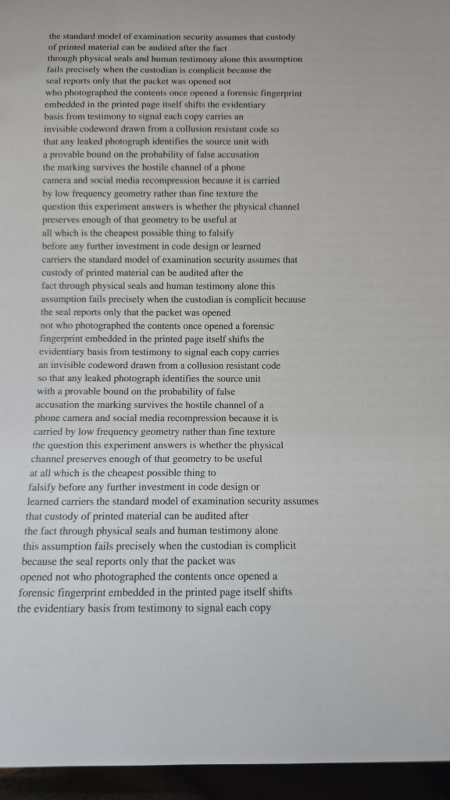
#> input picture field-test-002/captures/doc01_times11__ctrl__p0.jpeg, 900 x 1600 px (shown at 1/2 size); its folder holds only this picture in this run
$ python -i pdf_scan.py   (imports and definitions only)
#> lines starting #> are read from the running program, lines starting #| are printed output that depends on the picture; after the words box and inside, x2 and y2 are one past the last pixel; in counts of white or black regions, pixels touching at a corner belong together
# SPDX-License-Identifier: Apache-2.0
"""Decode a captured image of a pdf_lineshift page (Stage 2 M2+).

Blind at capture time for the geometry (deskew + line segmentation from the
image itself, reusing decode.py), meta-guided for the layout: the meta says
how many text lines the page has and where the markable bands sit in that
top-to-bottom order, so triplet statistics are computed only inside bands
and headings/whitespace never confuse the triplet grid.

Bit convention identical to the research decoder: stat = second difference
of consecutive baselines within a triplet; positive (middle line sits low)
means bit 1.
"""
import os

import cv2
import numpy as np

from . import REPO  # noqa: F401
import decode as dec
from run_robust import crop_to_page, segment_autocorr


# [40 lines left out: functions _observe_bands, observe_page, not called in this run]


def _crop_union(img_path, dst):
    """Shadow-tolerant page crop: union bbox of all substantial bright
    components after closing, so a shadow that splits the page cannot cut
    off its top or bottom (the single-largest-component crop can)."""
#> called with dst = 'out.png'
    img = cv2.imread(img_path, cv2.IMREAD_GRAYSCALE)
#> img: shape (1600, 900); min 8, max 215, mean 155.9
    b = cv2.GaussianBlur(img, (0, 0), 3)
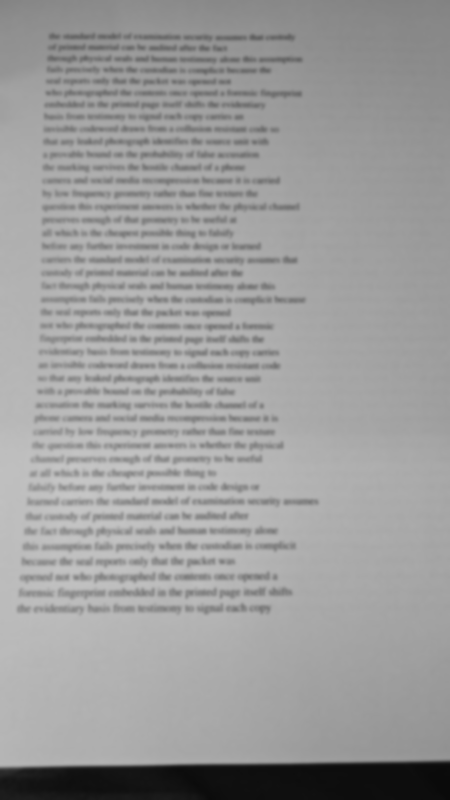
#> b: shape (1600, 900) (shown at 1/2 size); min 10, max 198, mean 155.9
    _, m = cv2.threshold(b, 0, 255, cv2.THRESH_BINARY + cv2.THRESH_OTSU)
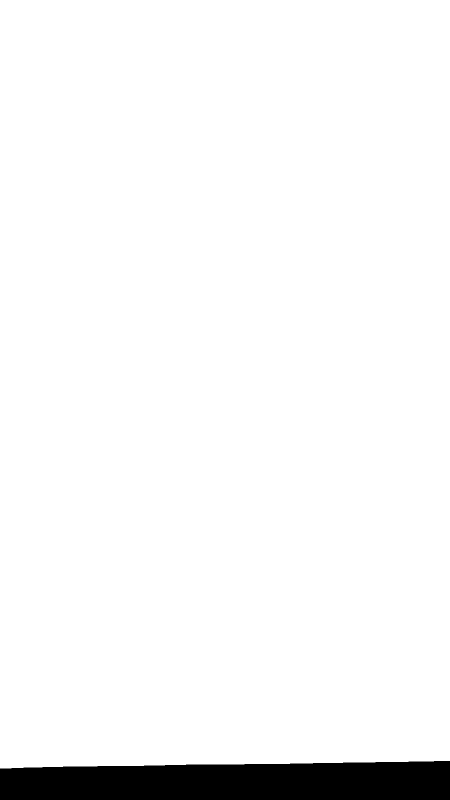
#> m: shape (1600, 900) (shown at 1/2 size); 95.6% white; 1 black region, box (x1, y1, x2, y2) and area: (0, 1522, 900, 1600) 63917
    m = cv2.morphologyEx((m > 0).astype(np.uint8), cv2.MORPH_CLOSE,
                         cv2.getStructuringElement(cv2.MORPH_ELLIPSE,
                                                   (41, 41)))
    n, _, stats, _ = cv2.connectedComponentsWithStats(m, 8)
#> n = 2; stats = [[0, 1522, 900, 78, 63917], [0, 0, 900, 1537, 1376083]]
    if n <= 1:
        cv2.imwrite(dst, cv2.imread(img_path, cv2.IMREAD_COLOR))
        return dst
    areas = stats[1:, cv2.CC_STAT_AREA]
#> areas = [1376083]
    big = [i + 1 for i, a in enumerate(areas) if a >= 0.2 * areas.max()]
#> big = [1]
    x0 = min(stats[i, cv2.CC_STAT_LEFT] for i in big)
#> x0 = 0
    y0 = min(stats[i, cv2.CC_STAT_TOP] for i in big)
#> y0 = 0
    x1 = max(stats[i, cv2.CC_STAT_LEFT] + stats[i, cv2.CC_STAT_WIDTH]
             for i in big)
#> x1 = 900
    y1 = max(stats[i, cv2.CC_STAT_TOP] + stats[i, cv2.CC_STAT_HEIGHT]
             for i in big)
#> y1 = 1537
    ix, iy = int((x1 - x0) * 0.01), int((y1 - y0) * 0.01)
#> ix = 9; iy = 15
    crop = cv2.imread(img_path, cv2.IMREAD_COLOR)[y0 + iy:y1 - iy,
                                                  x0 + ix:x1 - ix]
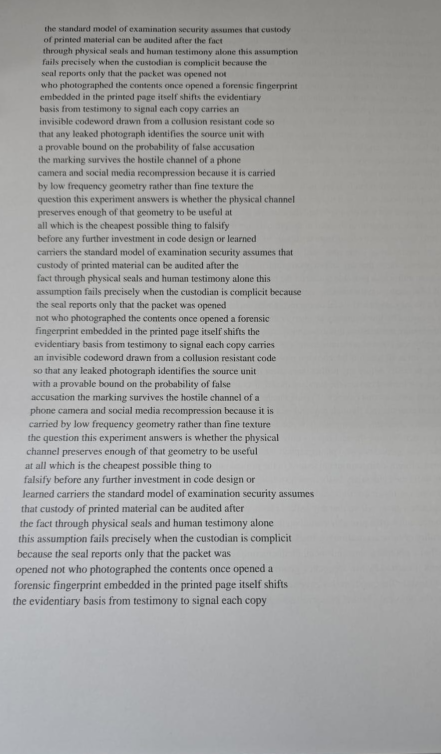
#> crop: shape (1507, 882, 3) (shown at 1/2 size); mean B, G, R 162, 162.6, 162.4
    cv2.imwrite(dst, crop)
    return dst


# [141 lines left out: function _guided_rows, not called in this run]


GUIDED_MIN_QUALITY = 0.9
GUIDED_SCALE_BAND = (0.70, 1.35)     # fitted scale vs nominal page fill
GUIDED_MAX_VALLEY = 0.55             # inter-line valleys must exist


# [69 lines left out: functions _guided_ok, observe_page_robust, score_page, not called in this run]

>>> result = _crop_union('../../field-test-002/captures/doc01_times11__ctrl__p0.jpeg', 'out.png')

$ run again, on field-test-002/captures/doc01_times11__v1__p0.jpeg
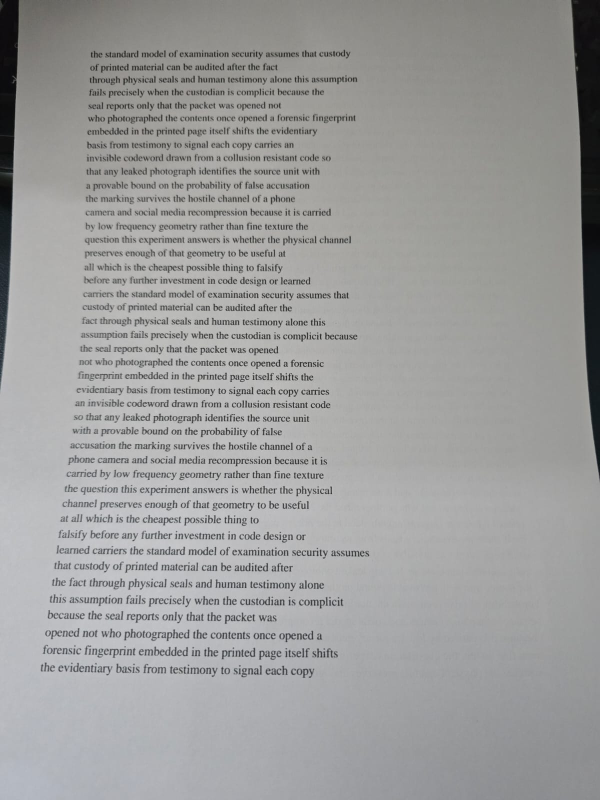
#> input picture field-test-002/captures/doc01_times11__v1__p0.jpeg, 1200 x 1600 px (shown at 1/2 size)
#> in _crop_union, `m = cv2.morphologyEx((m > 0).astype(np.uint8), cv2.MORPH_CLOSE, cv2.ge..`:
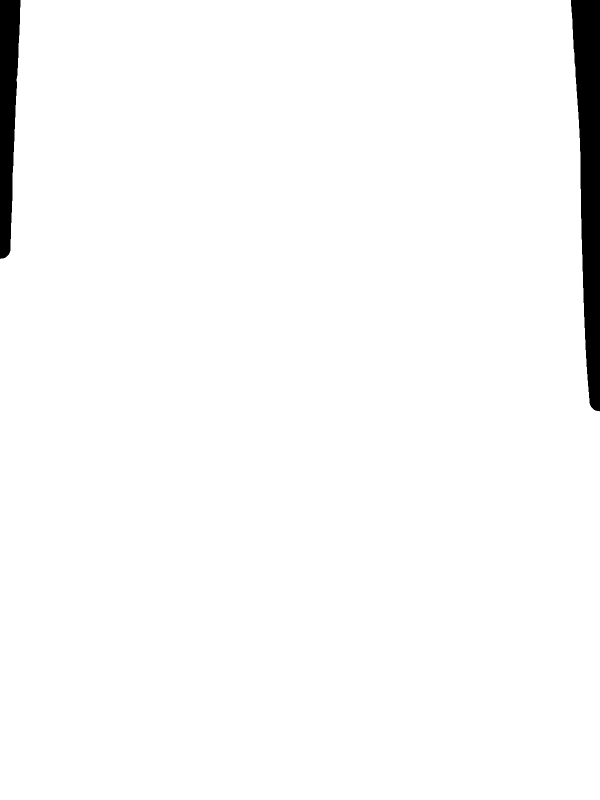
#> m: shape (1600, 1200) (shown at 1/2 size); values 0 (black) and 1 (white), 97.5% white; 2 black regions, box (x1, y1, x2, y2) and area: (1142, 0, 1200, 823) 31585, (0, 0, 41, 518) 15487
#> n = 2; stats = [[0, 0, 1200, 823, 47072], [0, 0, 1200, 1600, 1872928]]
#> areas = [1872928]
#> big = [1]
#> x0 = 0
#> x1 = 1200
#> y1 = 1600
#> ix = 12; iy = 16
#> in _crop_union, `crop = cv2.imread(img_path, cv2.IMREAD_COLOR)[y0 + iy:y1 - iy, x0 + ix..`:
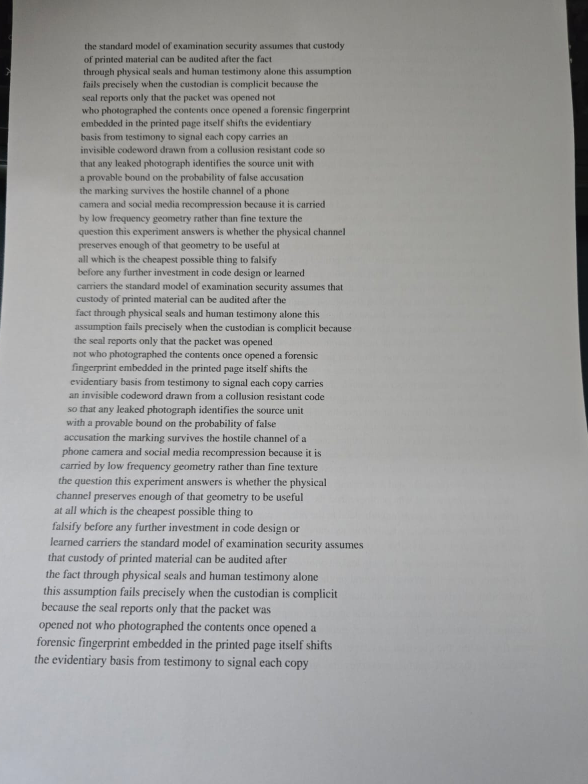
#> crop: shape (1568, 1176, 3) (shown at 1/2 size); mean B, G, R 158.5, 159.1, 158.9

$ run again, on field-test-002/captures/doc01_times11__v1__p1.jpeg
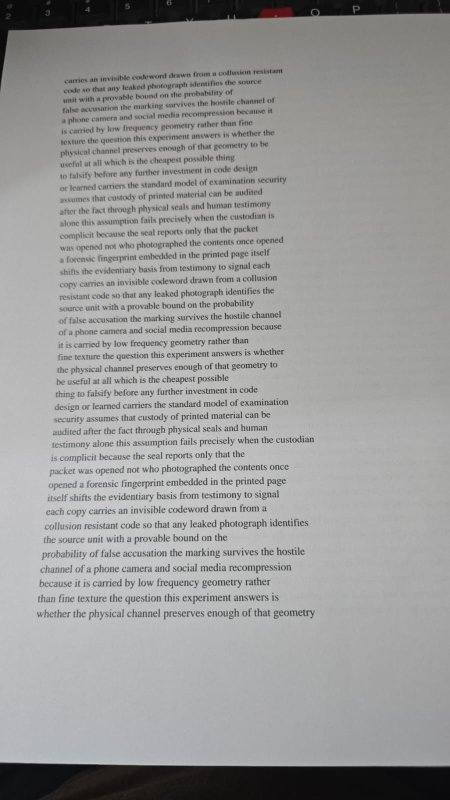
#> input picture field-test-002/captures/doc01_times11__v1__p1.jpeg, 900 x 1600 px (shown at 1/2 size)
#> in _crop_union, `_, m = cv2.threshold(b, 0, 255, cv2.THRESH_BINARY + cv2.THRESH_OTSU)`:
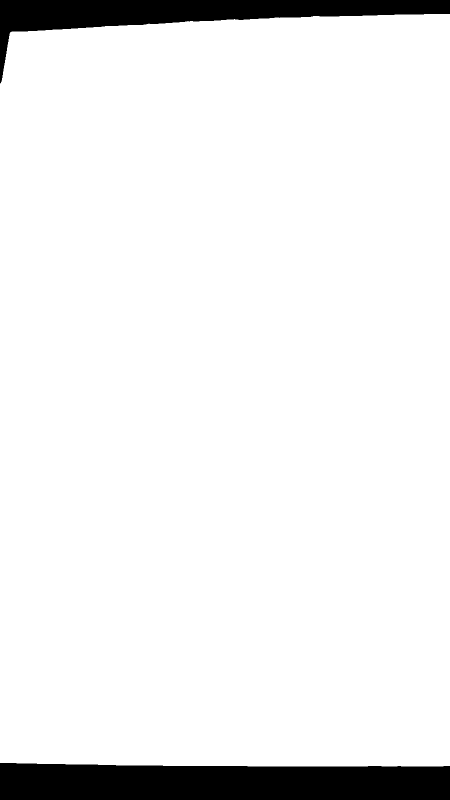
#> m: shape (1600, 900) (shown at 1/2 size); 93% white; 2 black regions, box (x1, y1, x2, y2) and area: (0, 1526, 900, 1600) 61834, (0, 0, 900, 167) 39523
#> n = 2; stats = [[0, 0, 900, 1600, 100443], [0, 28, 900, 1505, 1339557]]
#> areas = [1339557]
#> big = [1]
#> x0 = 0
#> y0 = 28
#> x1 = 900
#> y1 = 1533
#> ix = 9; iy = 15
#> in _crop_union, `crop = cv2.imread(img_path, cv2.IMREAD_COLOR)[y0 + iy:y1 - iy, x0 + ix..`:
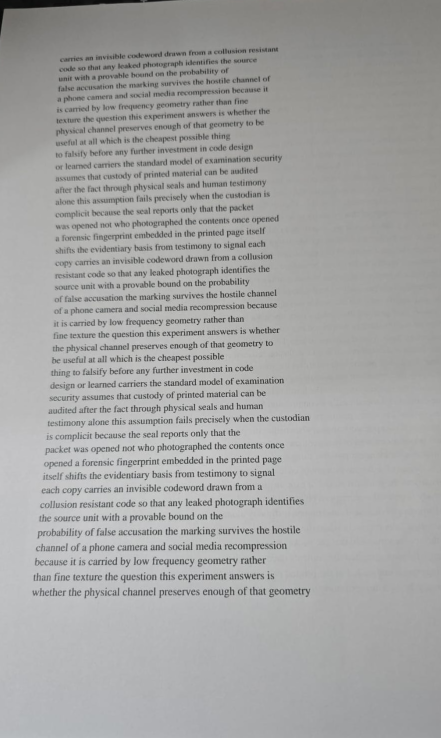
#> crop: shape (1475, 882, 3) (shown at 1/2 size); mean B, G, R 163.8, 164.5, 164.3
